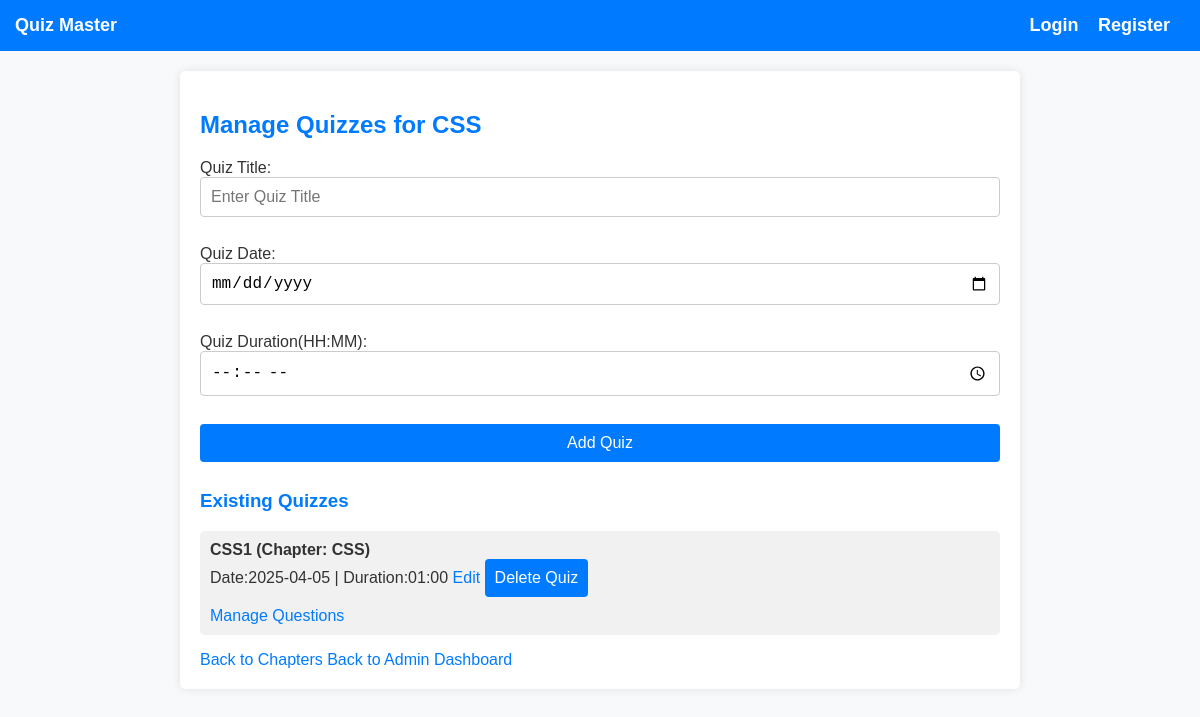
The app's page /manage_quizzes/10 (signed in) with its own data.
### models.py (models this page shows)
class Chapter(db.Model):
    id=db.Column(db.Integer,primary_key=True)
    name= db.Column(db.String(200),nullable=False)
    subject_id= db.Column(db.Integer,db.ForeignKey('subject.id'),nullable=False)
    quizzes=db.relationship('Quiz', backref='chapter', cascade="all,delete",lazy=True)

class Quiz(db.Model):
    id=db.Column(db.Integer,primary_key=True)
    title= db.Column(db.String(200),nullable=False)
    chapter_id=db.Column(db.Integer,db.ForeignKey('chapter.id'),nullable=False)
    subject_id=db.Column(db.Integer,db.ForeignKey('subject.id'),nullable=False)
    date=db.Column(db.Date,nullable=False)
    duration=db.Column(db.Time,nullable=False)
    questions=db.relationship('Question',backref='quiz', cascade="all,delete",lazy=True)
    scores=db.relationship('Score',backref='quiz',cascade="all,delete",lazy=True)

### app.py (the view, shortened to what this page needs)
@app.route('/manage_quizzes/',defaults={'chapter_id':None},methods=['GET','POST'])
@app.route('/manage_quizzes/<int:chapter_id>', methods=['GET', 'POST'])    #Manage Quizzes
def manage_quizzes(chapter_id):
    if 'user_id' not in session or session.get('role') != 'admin':
        return "Access Denied. Admins only.", 403
    if chapter_id is None:
        return "NO chapter selected.Please choose a chapter.",400
    chapter=Chapter.query.get_or_404(chapter_id)
    quizzes = Quiz.query.filter_by(chapter_id=chapter_id).all()
    return render_template('manage_quizzes.html', quizzes=quizzes,chapter=chapter)

### templates/manage_quizzes.html (shortened to what this page needs)
{% extends 'base.html' %}
{% block content %}
    <h2>Manage Quizzes for {{ chapter.name }}</h2>
    <form method="POST" action="{{ url_for('manage_quizzes',chapter_id=chapter.id) }}">
        <label for="title">Quiz Title:</label>
        <input type="text" name="title" id="title" placeholder="Enter Quiz Title" required><br>
        <label for="date">Quiz Date:</label>
        <input type="date" name="date" required><br>
        <label for="duration">Quiz Duration(HH:MM):</label>
        <input type="time" name="duration" required><br>
        <button type="submit">Add Quiz</button>
    </form>
    <h3>Existing Quizzes</h3>
    {% if quizzes %}
    <ul>
        {% for quiz in quizzes %}
        <li>
            <strong>{{ quiz.title }} (Chapter: {{ quiz.chapter.name if quiz.chapter else 'unknown' }})</strong>
            <br>
            Date:{{ quiz.date.strftime('%Y-%m-%d') }} | Duration:{{ quiz.duration.strftime('%H:%M') }}
            <a href="{{ url_for('edit_quiz',quiz_id=quiz.id) }}">Edit</a>
            <form method="POST" action="{{ url_for('delete_quiz', quiz_id=quiz.id) }}" style="display:inline;">
                <button type="submit">Delete Quiz</button>
            </form>
            <br>
            <a href="{{ url_for('manage_questions',quiz_id=quiz.id) }}">Manage Questions</a>
        </li>
        {% endfor %}
    </ul>
        {% else %}
        <p>No quizzes available.</p>
        {% endif %}
    {% if chapter.subject %}
    <a href="{{ url_for('manage_chapters',subject_id=chapter.subject.id)}}">Back to Chapters</a>
    {% endif %}
    <a href="{{ url_for('admin_dashboard') }}">Back to Admin Dashboard</a>
{% endblock %}

### static/style.css (style rules this page uses)
body { font-family:Arial,sans-serif; margin:0; padding:0; background-color: #f8f9fa; color: #333; }
h1, h2, h3 { color: #007bff; }
form { display: flex; flex-direction: column; }
form input, form select, form button { margin-bottom: 10px; padding: 10px; font-size: 16px; border: 1px solid #ccc; border-radius: 4px; }
form button { background-color: #007bff; color: white; border: none; cursor: pointer; }
a { color: #007bff; text-decoration: none; }
ul { list-style-type: none; padding: 0; }
ul li { background-color: #f1f1f1; padding: 10px; margin: 5px 0; border-radius: 5px; }

### records on screen
Chapter: name "CSS"
Quiz: title "CSS1", chapter "CSS", date "2025-04-05", duration "01:00"
